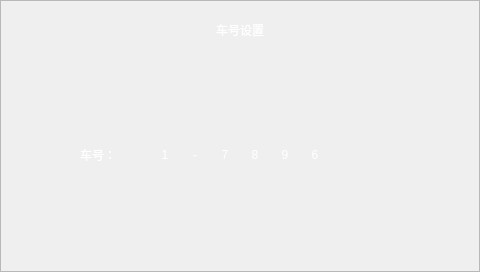
<?xml version="1.0" encoding="UTF-8"?>
<ui version="4.0">
 <class>busidWidget</class>
 <widget class="QWidget" name="busidWidget">
  <property name="geometry">
   <rect>
    <x>0</x>
    <y>0</y>
    <width>480</width>
    <height>272</height>
   </rect>
  </property>
  <property name="windowTitle">
   <string>Form</string>
  </property>
  <property name="styleSheet">
   <string notr="true">#busidWidget {
border-image: url(:/images/background.png);
}</string>
  </property>
  <widget class="QFrame" name="frame">
   <property name="geometry">
    <rect>
     <x>50</x>
     <y>50</y>
     <width>380</width>
     <height>200</height>
    </rect>
   </property>
   <property name="styleSheet">
    <string notr="true">#frame {border-image: url(:/images/backglass.png);}</string>
   </property>
   <property name="frameShape">
    <enum>QFrame::NoFrame</enum>
   </property>
   <property name="frameShadow">
    <enum>QFrame::Raised</enum>
   </property>
   <widget class="QLabel" name="label_2">
    <property name="geometry">
     <rect>
      <x>30</x>
      <y>90</y>
      <width>60</width>
      <height>30</height>
     </rect>
    </property>
    <property name="styleSheet">
     <string notr="true">color: rgb(255, 255, 255);
font: 75 16pt &quot;微软雅黑&quot;;</string>
    </property>
    <property name="text">
     <string>车号：</string>
    </property>
   </widget>
   <widget class="QLabel" name="IDlabel_1">
    <property name="geometry">
     <rect>
      <x>100</x>
      <y>90</y>
      <width>30</width>
      <height>30</height>
     </rect>
    </property>
    <property name="styleSheet">
     <string notr="true">image: url(:/images/check.png);
color: rgb(255, 255, 255);
font: 75 16pt &quot;微软雅黑&quot;;</string>
    </property>
    <property name="text">
     <string>1</string>
    </property>
    <property name="alignment">
     <set>Qt::AlignCenter</set>
    </property>
   </widget>
   <widget class="QLabel" name="IDlabel_2">
    <property name="geometry">
     <rect>
      <x>130</x>
      <y>90</y>
      <width>30</width>
      <height>30</height>
     </rect>
    </property>
    <property name="styleSheet">
     <string notr="true">image: url(:/images/uncheck.png);
color: rgb(255, 255, 255);
font: 75 16pt &quot;微软雅黑&quot;;</string>
    </property>
    <property name="text">
     <string>-</string>
    </property>
    <property name="alignment">
     <set>Qt::AlignCenter</set>
    </property>
   </widget>
   <widget class="QLabel" name="IDlabel_3">
    <property name="geometry">
     <rect>
      <x>160</x>
      <y>90</y>
      <width>30</width>
      <height>30</height>
     </rect>
    </property>
    <property name="styleSheet">
     <string notr="true">image: url(:/images/uncheck.png);
color: rgb(255, 255, 255);
font: 75 16pt &quot;微软雅黑&quot;;</string>
    </property>
    <property name="text">
     <string>7</string>
    </property>
    <property name="alignment">
     <set>Qt::AlignCenter</set>
    </property>
   </widget>
   <widget class="QLabel" name="IDlabel_4">
    <property name="geometry">
     <rect>
      <x>190</x>
      <y>90</y>
      <width>30</width>
      <height>30</height>
     </rect>
    </property>
    <property name="styleSheet">
     <string notr="true">image: url(:/images/uncheck.png);
color: rgb(255, 255, 255);
font: 75 16pt &quot;微软雅黑&quot;;</string>
    </property>
    <property name="text">
     <string>8</string>
    </property>
    <property name="alignment">
     <set>Qt::AlignCenter</set>
    </property>
   </widget>
   <widget class="QLabel" name="IDlabel_5">
    <property name="geometry">
     <rect>
      <x>220</x>
      <y>90</y>
      <width>30</width>
      <height>30</height>
     </rect>
    </property>
    <property name="styleSheet">
     <string notr="true">image: url(:/images/uncheck.png);
color: rgb(255, 255, 255);
font: 75 16pt &quot;微软雅黑&quot;;</string>
    </property>
    <property name="text">
     <string>9</string>
    </property>
    <property name="alignment">
     <set>Qt::AlignCenter</set>
    </property>
   </widget>
   <widget class="QLabel" name="IDlabel_6">
    <property name="geometry">
     <rect>
      <x>250</x>
      <y>90</y>
      <width>30</width>
      <height>30</height>
     </rect>
    </property>
    <property name="styleSheet">
     <string notr="true">image: url(:/images/uncheck.png);
color: rgb(255, 255, 255);
font: 75 16pt &quot;微软雅黑&quot;;</string>
    </property>
    <property name="text">
     <string>6</string>
    </property>
    <property name="alignment">
     <set>Qt::AlignCenter</set>
    </property>
   </widget>
   <widget class="QLabel" name="IDlabel_7">
    <property name="geometry">
     <rect>
      <x>280</x>
      <y>90</y>
      <width>30</width>
      <height>30</height>
     </rect>
    </property>
    <property name="styleSheet">
     <string notr="true">image: url(:/images/uncheck.png);
color: rgb(255, 255, 255);
font: 75 16pt &quot;微软雅黑&quot;;</string>
    </property>
    <property name="text">
     <string/>
    </property>
    <property name="alignment">
     <set>Qt::AlignCenter</set>
    </property>
   </widget>
   <widget class="QLabel" name="IDlabel_8">
    <property name="geometry">
     <rect>
      <x>310</x>
      <y>90</y>
      <width>30</width>
      <height>30</height>
     </rect>
    </property>
    <property name="styleSheet">
     <string notr="true">image: url(:/images/uncheck.png);
color: rgb(255, 255, 255);
font: 75 16pt &quot;微软雅黑&quot;;</string>
    </property>
    <property name="text">
     <string/>
    </property>
    <property name="alignment">
     <set>Qt::AlignCenter</set>
    </property>
   </widget>
  </widget>
  <widget class="QLabel" name="label">
   <property name="geometry">
    <rect>
     <x>190</x>
     <y>15</y>
     <width>100</width>
     <height>30</height>
    </rect>
   </property>
   <property name="styleSheet">
    <string notr="true">font: 75 18pt &quot;微软雅黑&quot;;
color: rgb(255, 255, 255);</string>
   </property>
   <property name="text">
    <string>车号设置</string>
   </property>
   <property name="alignment">
    <set>Qt::AlignCenter</set>
   </property>
  </widget>
  <widget class="QFrame" name="frame_2">
   <property name="geometry">
    <rect>
     <x>0</x>
     <y>0</y>
     <width>480</width>
     <height>272</height>
    </rect>
   </property>
   <property name="styleSheet">
    <string notr="true">#frame_2 {
border-image: url(:/images/background.png);
}</string>
   </property>
   <property name="frameShape">
    <enum>QFrame::StyledPanel</enum>
   </property>
   <property name="frameShadow">
    <enum>QFrame::Raised</enum>
   </property>
  </widget>
  <zorder>frame_2</zorder>
  <zorder>frame</zorder>
  <zorder>label</zorder>
 </widget>
 <resources/>
 <connections/>
</ui>
